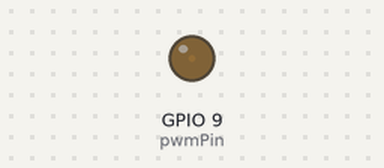
Recording of a sketch running on a simulated ESP32. Parts: output pins drawn as LEDs (lit = HIGH).

Above: at 0.15 s.
At 2.25 s:
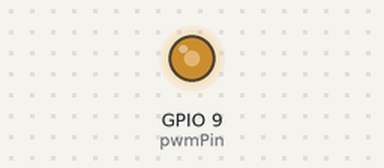
Timing chart, 0 to 2.2 s (numbered marks = the images above):
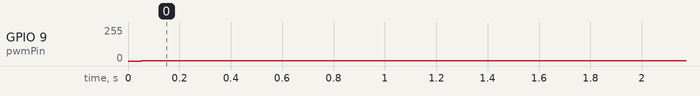

Measured:
- by itself, GPIO 9 (pwmPin): 0/255 → 1/255 at 0.05 s

The sketch:

tone.ino
```cpp
const int pwmPin = 9;  // Use a valid PWM-capable pin
const int pwmChannel = 0;  // Choose a PWM channel (0-15)
const int pwmFreq = 31000;  // High PWM frequency (31kHz)
const int pwmResolution = 8;  // 8-bit resolution (0-255)


// Sine wave lookup table (0-255 range for PWM)
const uint8_t sineTable[81] = {
 127, 135, 143, 151, 159, 167, 175, 183, 190, 198, 205, 212, 219, 225, 232, 238, 243, 248, 253, 255,
 255, 255, 253, 248, 243, 238, 232, 225, 219, 212, 205, 198, 190, 183, 175, 167, 159, 151, 143, 135,
 127, 119, 111, 103, 95, 87, 79, 71, 64, 56, 49, 42, 35, 29, 22, 16, 11, 6, 1, 0,
 0, 0, 1, 6, 11, 16, 22, 29, 35, 42, 49, 56, 64, 71, 79, 87, 95, 103, 111, 119, 127};


int waveIndex = 0;  // Renamed from 'index' to avoid conflicts


void setup() {
 ledcSetup(pwmChannel, pwmFreq, pwmResolution);  // Set up PWM
 ledcAttachPin(pwmPin, pwmChannel);  // Attach pin to PWM channel
}


void loop() {
 ledcWrite(pwmChannel, sineTable[waveIndex]);  // Update PWM with sine value
 waveIndex = (waveIndex + 1) % 81;  // Loop through sine table


 delayMicroseconds(5);  // Adjust to control sine wave frequency
}
```
